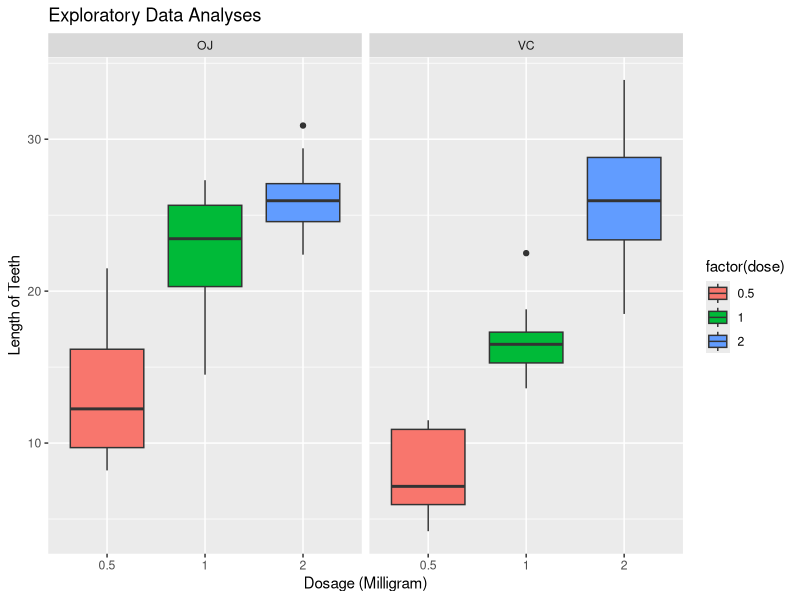

Reproduce this figure in R. (Note: this script raises an error after producing the figure.)
##Question 1

library(ggplot2)
library(datasets)
data(ToothGrowth)
str(ToothGrowth)
head(ToothGrowth)
plot <- ggplot(ToothGrowth, 
               aes(x=factor(dose),y=len,fill=factor(dose)))
plot + geom_boxplot(notch=F) + facet_grid(.~supp) +
        scale_x_discrete("Dosage (Milligram)") +   
        scale_y_continuous("Length of Teeth") +  
        ggtitle("Exploratory Data Analyses")


##Question 2

ToothGrowth$dose <- as.factor(ToothGrowth$dose)
summary(ToothGrowth)
table(ToothGrowth$supp, ToothGrowth$dose)

##Question 3

supp.t1 <- t.test(len~supp, paired=F, var.equal=T, data=ToothGrowth)
supp.t2 <- t.test(len~supp, paired=F, var.equal=F, data=ToothGrowth)
supp.result <- data.frame("p-value"=c(supp.t1$p.value, supp.t2$p.value),
                          "Conf-Low"=c(supp.t1$conf[1],supp.t2$conf[1]),
                          "Conf-High"=c(supp.t1$conf[2],supp.t2$conf[2]),
                          row.names=c("Equal Var","Unequal Var"))
supp.result

##Question 4

## Based on the analysis above, we can conclude that

## 1- The 2mg dose has larger impact on tooth growth than 1mg and 0.5mg, while 1mg dose has more impact than 0.5mg dose. 
## So there is a different in the growth of the tooth while the doses are larger.

##2- There is no doubt that orange juice and vitamin C have obvious different impact on tooth growth.




